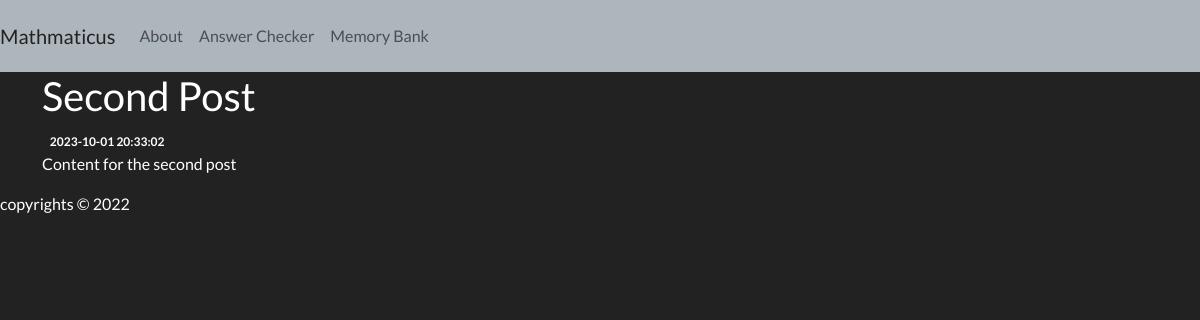
Page /2 on the earlier database version.
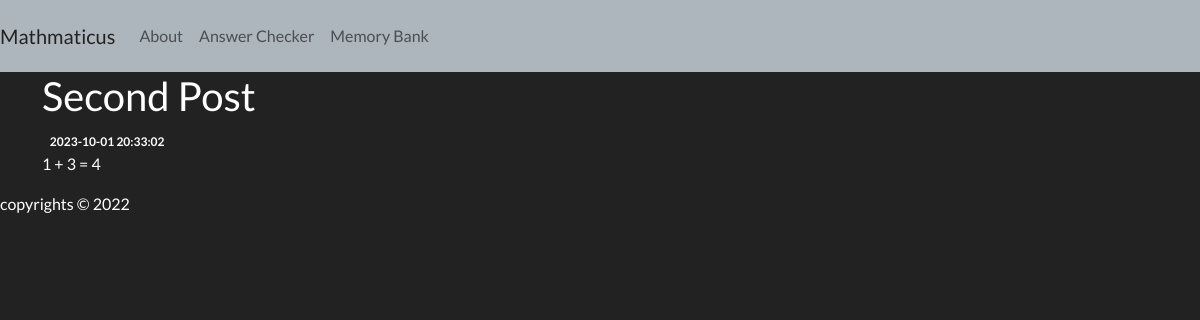
Same page on the later database version.
### tables this page shows
CREATE TABLE posts (
    id INTEGER PRIMARY KEY AUTOINCREMENT,
    created TIMESTAMP NOT NULL DEFAULT CURRENT_TIMESTAMP,
    title TEXT NOT NULL,
    content TEXT NOT NULL
);

### proto_hardwick/Mathmaticus/M2HW2.py (the view)
@app.route('/<int:post_id>')
def post(post_id):
    post = get_post(post_id)
    return render_template('post.html', post=post)

### proto_hardwick/Mathmaticus/M2HW2.py (called while the page is built)
def get_db_connection():
    conn = sqlite3.connect('database.db')
    conn.row_factory = sqlite3.Row
    return conn

def get_post(post_id):
    conn = get_db_connection()
    post = conn.execute('SELECT * FROM posts WHERE id = ?',(post_id,)).fetchone()
    conn.close()
    if post is None:
        abort(404)
    return post

### proto_hardwick/Mathmaticus/templates/post.html
{% extends 'base.html' %}
{% block content %}
    <h2>{% block title %} {{ post['title'] }} {% endblock %}</h2>
    <span class="badge badge-primary">{{ post['created'] }}</span>
    <p>{{ post['content'] }}</p>
{% endblock %}

### proto_hardwick/Mathmaticus/templates/base.html (shortened to what this page needs)
<!doctype html>
<html lang="en">
  <head>
    <link rel="stylesheet" href="static/css/darkly/bootstrap.min.css">
  </head>
  <body>
    <nav class="navbar navbar-expand-md navbar-light bg-light">
        <a class="navbar-brand" href="{{ url_for('index')}}">Mathmaticus</a>
        <div class="collapse navbar-collapse" id="navbarNav">
            <ul class="navbar-nav">
            <li class="nav-item active">
                <a class="nav-link" href="{{url_for('about')}}">About</a>
            </li>
            <li class="nav-item">
              <a class="nav-link" href="{{url_for('answer_checker')}}">Answer Checker</a>
            </li>
            <li class="nav-item">
              <a class="nav-link" href="{{url_for('mem_bank')}}">Memory Bank</a>
            </li>
            </ul>
        </div>
    </nav>
    <div class="container">
        {% block content %} {% endblock %}
    </div>
    <footer> copyrights &#169; 2022 </footer>
  </body>
</html>

Differences in the rows shown:
changed posts "Second Post": content "Content for the second post" → "1 + 3 = 4"
